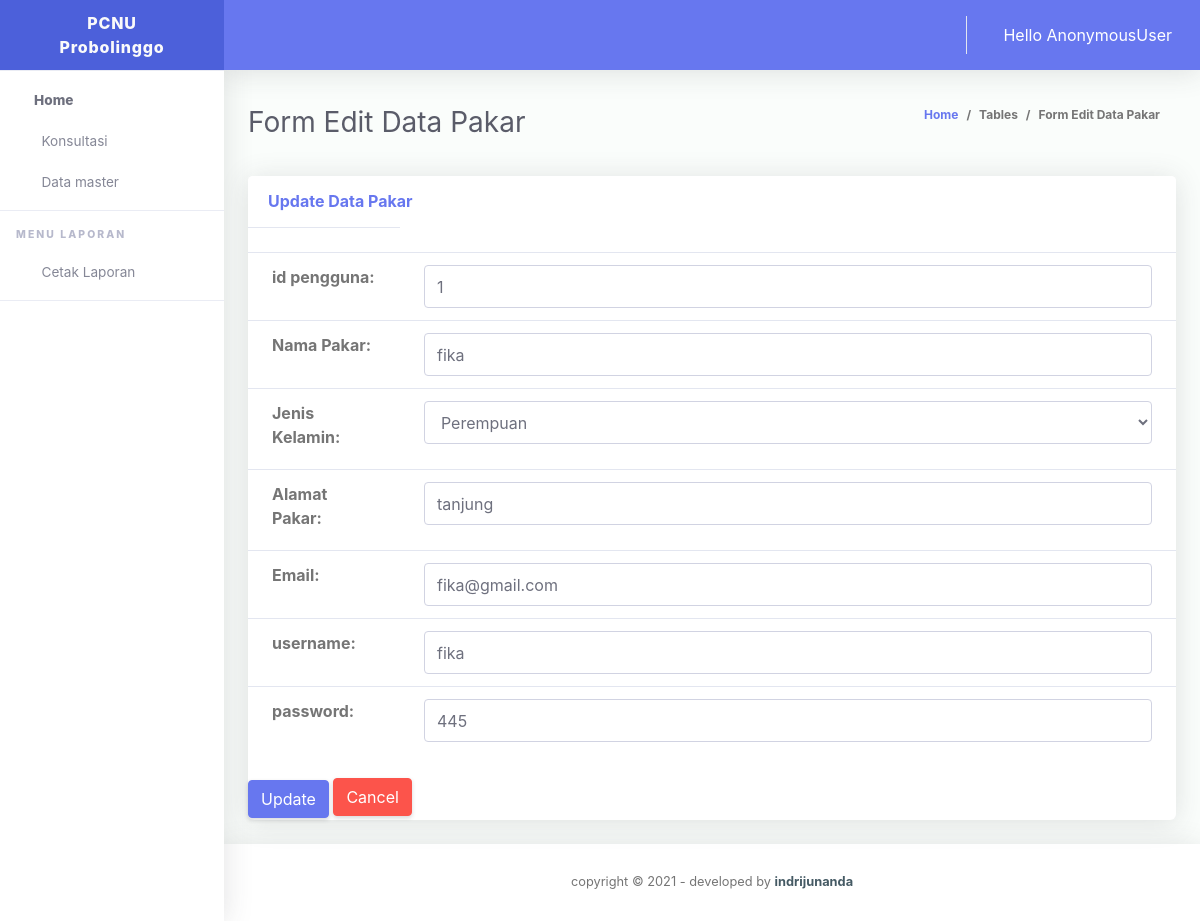
The app's page /updatepakar/4 with its own data.
### konsultasi/models.py (models this page shows, shortened)
class Pakar(models.Model):
 JenisKelamin=(
 ('Laki-Laki', 'Laki-Laki'),
 ('Perempuan' , 'Perempuan'),
 )
 id_pengguna = models.CharField(max_length=200, blank=True, null=True)
 nama_lengkap = models.CharField(max_length=50, blank=True, null=True)
 Jenis_kelamin = models.CharField(max_length=100, blank=True, null=True, choices=JenisKelamin)
 alamat = models.CharField(max_length=200, blank=True, null=True)
 email = models.CharField(max_length=200, blank=True, null=True)
 username = models.CharField(max_length=200, blank=True, null=True)
 password = models.CharField(max_length=200, blank=True, null=True)
 date_created= models.DateTimeField(auto_now_add=True, null=True)

### konsultasi/views.py (the view)
# urls.py: path('updatepakar/<str:pk>', views.updatepakarPage, name='updatepakar'),
def updatepakarPage(request, pk):
    up_pakar = Pakar.objects.get(id=pk)
    formpakar = PakarForm(instance=up_pakar)
    if request.method == 'POST':
        formedit = PakarForm(request.POST, request.FILES, instance=up_pakar)
        if formedit.is_valid:
            formedit.save()
            return redirect('pakar')
    context = {
        'judul': 'Edit Order',
        'form' : formpakar,
    }
    return render(request, 'konsultasi/updatepakar.html', context)

### konsultasi/templates/konsultasi/updatepakar.html (shortened to what this page needs)
{% include 'navbar.html' %}
        <div class="container-fluid" id="container-wrapper">
          <div class="d-sm-flex align-items-center justify-content-between mb-4">
            <h1 class="h3 mb-0 text-gray-800">Form Edit Data Pakar</h1>
            <ol class="breadcrumb">
              <li class="breadcrumb-item"><a href="./">Home</a></li>
              <li class="breadcrumb-item">Tables</li>
              <li class="breadcrumb-item active" aria-current="page">Form Edit Data Pakar</li>
            </ol>
          </div>
          <div class="row">
            <div class="col-lg-12">
              <div class="card mb-4">
                <div class="card-header py-3 d-flex flex-row align-items-center justify-content-between">
                   <h6 class="m-0 font-weight-bold text-primary"> Update Data Pakar</h6>
                </div>
                <form action="" method="POST">
                    <table class="table">
                      <tr>
                        <td>
                        {{ form.as_table }}
                      </td></tr>
                    </table>
                    <br>
                    <input type="submit" class="btn btn-primary" value="Update"/>
                    <a class="btn btn-danger mb-1" href="{% url 'pakar' %}" role="button">Cancel</a>
                    </form>
            </div></div></div>
       {% include 'base.html' %}

### records on screen
Pakar: id_pengguna "1", nama_lengkap "fika", Jenis_kelamin "Perempuan", alamat "tanjung", email "fika@gmail.com", username "fika", password "445"

### other values on screen
{{ request.user }} "AnonymousUser"
